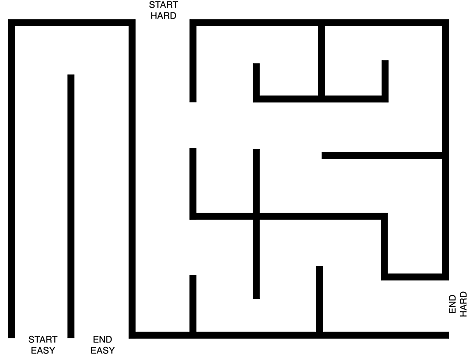
#> input picture task3/maze.png, 471 x 358 px
$ python code3.py
#> lines starting #> are read from the running program, lines starting #| are printed output that depends on the picture; after the words box and inside, x2 and y2 are one past the last pixel; in counts of white or black regions, pixels touching at a corner belong together
import cv2
import numpy as np
import networkx as nx
import matplotlib.pyplot as plt
from scipy.spatial import KDTree
from skimage.draw import line

img = cv2.imread("maze.png", cv2.IMREAD_GRAYSCALE)
#> img is the input picture: shape (358, 471); min 0, max 255, mean 223.2
#closing image at starting and enging point
def image_close(img,start,end):
    cv2.line(img, start, end, (0, 0, 0), 5)

image_close(img,(11, 335), (131,335))
image_close(img,(132, 22), (192,22))
image_close(img,(445, 278), (445,335))
#> call 3 of image_close, with start = (445, 278), end = (445, 335)
#> in image_close (call 3), `cv2.line(img, start, end, (0, 0, 0), 5)`:
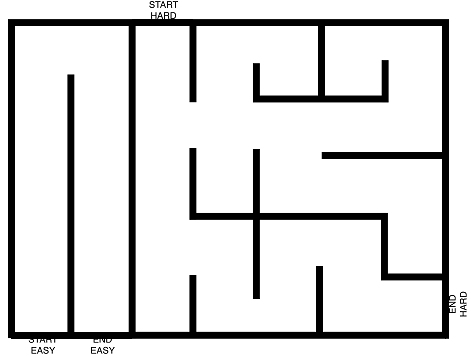
#> img: shape (358, 471); min 0, max 255, mean 221
cv2.imwrite("maze2.png", img)
ret,maze= cv2.threshold(img, 127, 255, cv2.THRESH_BINARY)
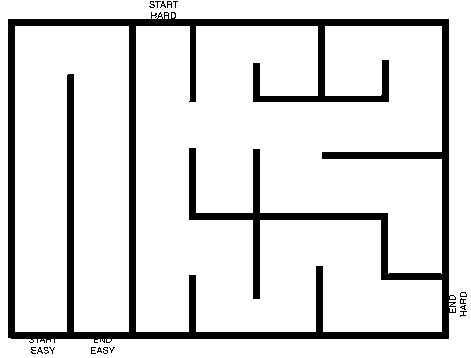
#> maze: shape (358, 471); 86.7% white; 18 black regions (17 under 20 px), largest, box (x1, y1, x2, y2) and area: (8, 12, 456, 343) 22186

#check if node already exist
def is_free(x, y, maze):
    return maze[y, x] == 255

#making new node at place where it is not exist in the frame
def make_nodes(maze,sx,sy,ex,ey, num_nodes=200):
    nodes = []
    while len(nodes) < num_nodes:
        x, y = np.random.randint(sx,ex), np.random.randint(sy,ey)
        if is_free(x, y, maze):
            nodes.append((x, y))
    return np.array(nodes)

#check if the wall is not in between two node
def is_valid_edge(p1, p2, maze):
    x1, y1 = p1
    x2, y2 = p2
    rr, cc = line(y1, x1, y2, x2)# Bresenham’s line algorithm
    return np.all(maze[rr, cc] == 255)
#graph-based roadmap for path finding
def build_prm_graph(nodes, maze, k=10):
    tree = KDTree(nodes)
    graph = nx.Graph()
    for i, node in enumerate(nodes):
        graph.add_node(i, pos=node)
        _, indices = tree.query(node, k=k+1)
        for j in indices[1:]:
            if is_valid_edge(node, nodes[j], maze):
                dist = np.linalg.norm(np.array(node) - np.array(nodes[j]))
                graph.add_edge(i, j, weight=dist)
    return graph
#find nearent point
def nearest_node(point, nodes):
    distances = np.linalg.norm(nodes - np.array(point), axis=1)
    return np.argmin(distances)
# finding final path between starting point and end point
def find_path(graph, nodes, start, end):
    start_idx = nearest_node(start, nodes)
    end_idx = nearest_node(end, nodes)
    path = nx.shortest_path(graph, source=start_idx, target=end_idx, weight='weight')
    return [nodes[i] for i in path]
# ploting all the nodes edge and starting and ending point in a grid
def visualize(maze, nodes, graph, path,start,end,name):
    plt.figure(figsize=(10, 6))
    plt.title(name)
    plt.imshow(maze, cmap='gray')
    for edge in graph.edges:
        p1, p2 = nodes[edge[0]], nodes[edge[1]]
        plt.plot([p1[0], p2[0]], [p1[1], p2[1]], 'g-', alpha=0.3)
    plt.scatter(nodes[:, 0], nodes[:, 1], c='blue', s=10)
    if path:
        path = np.array(path)
        plt.plot(path[:, 0], path[:, 1], 'r-', linewidth=2, label="Path")
    plt.scatter([start[0]], [start[1]], c='yellow', s=100, label="Start")
    plt.scatter([end[0]], [end[1]], c='red', s=100, label="End")
    plt.legend(bbox_to_anchor=(1.05, 1), loc='upper left', borderaxespad=0.)
    plt.show()


# for easy start easy end
nodes1 = make_nodes(maze,8,19,125,338, num_nodes=100)
#> the loop in make_nodes, `while len(nodes) < num_nodes:` made 115 passes
#> (x, y) on passes 3, 9, 21, 28, 30, 34, 50, 52, 56, 58: (75, 28), (73, 58), (65, 146), (44, 72), (112, 263), (43, 138), (77, 113), (44, 323), (66, 42), (106, 81)
#> after the loop in make_nodes, `while len(nodes) < num_nodes:`: nodes = 100 pairs, first value 17 to 124, second value 28 to 328
#> nodes1 has the same summary as nodes in make_nodes
graph1 = build_prm_graph(nodes1, maze, k=20)
#> the loop in build_prm_graph, `for i, node in enumerate(nodes):` made 100 passes
#> node on passes 9 to 20: [96, 184], [33, 91], [17, 134], [88, 262], [77, 118], [96, 196], [123, 304], [27, 166], [22, 307], [65, 146], [40, 50], [82, 263]
start1, end1 = (48, 324), (103, 324)
path1 = find_path(graph1, nodes1, start1, end1)
visualize(maze, nodes1, graph1, path1,start1,end1,"easy-start easy-end")
#> in visualize, `plt.show()`:
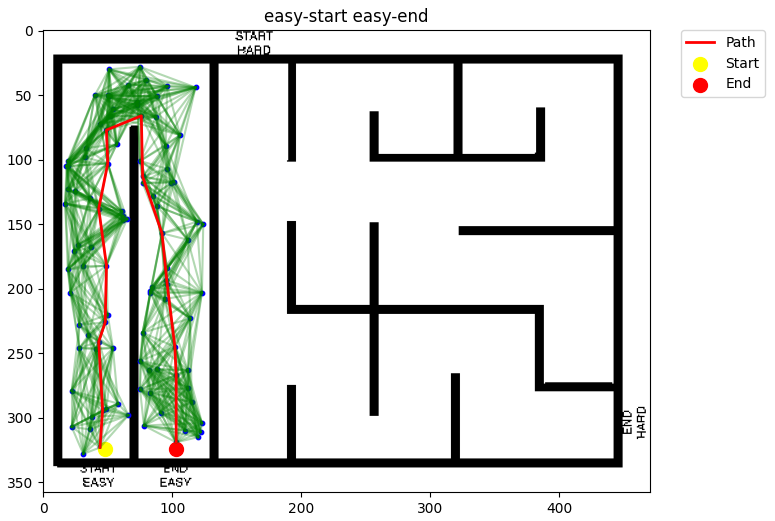
#> figure drawn by matplotlib, 1 panel

# for hard start hard end
nodes2 = make_nodes(maze,132,20,444,338, num_nodes=300)
graph2 = build_prm_graph(nodes2, maze, k=20)
#> the loop in build_prm_graph (call 2), `for i, node in enumerate(nodes):` made 300 passes
#> node on passes 1 to 3: [439, 194], [280, 49], [199, 55]
start2, end2 = (162, 28), (433, 306)
path2 = find_path(graph2, nodes2, start2, end2)
visualize(maze, nodes2, graph2, path2,start2,end2,"hard-start hard-end")
#> call 2 of visualize, with nodes = array of shape (300, 2), start = (162, 28), end = (433, 306), name = 'hard-start hard-end'
#> in visualize (call 2), `plt.show()`:
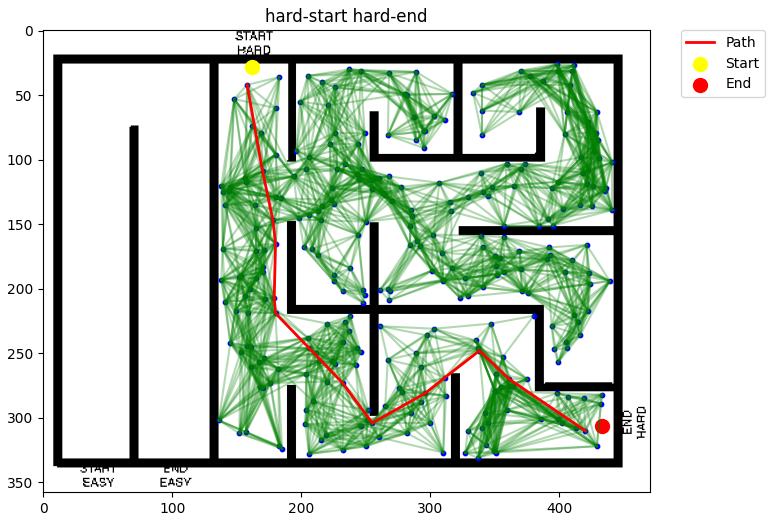
#> figure drawn by matplotlib, 1 panel
